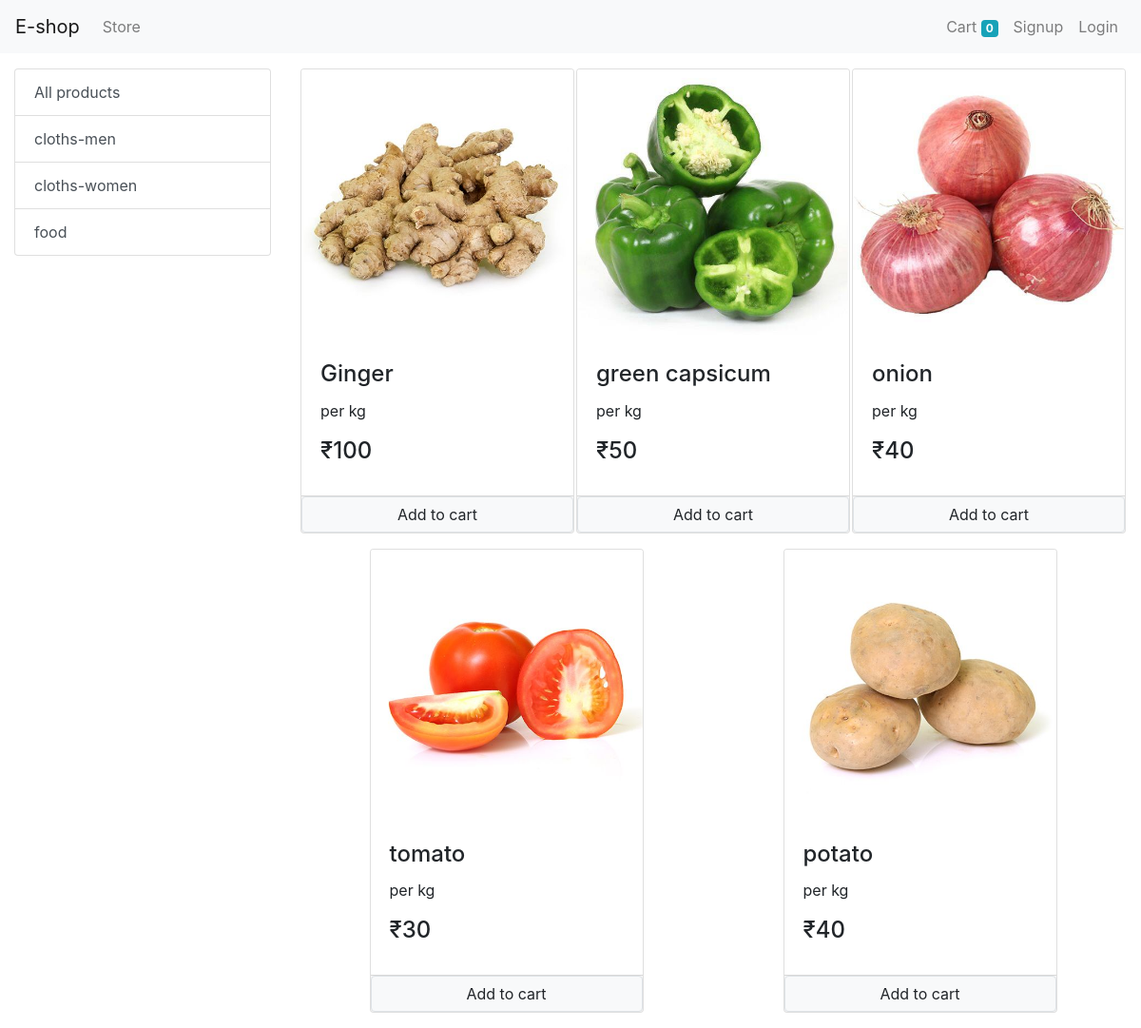
Screenshot of /?category=3 with the database file from the repository.
### store/models.py (models this page shows, shortened)
class Category(models.Model):
    name = models.CharField(max_length=20)
    @staticmethod
    def get_all_categories():
        return Category.objects.all()

class Product(models.Model):
    name = models.CharField(max_length=20)
    price = models.IntegerField(default=0)
    category = models.ForeignKey(Category, on_delete=models.CASCADE)
    image = models.ImageField(upload_to='uploads/products')
    description = models.CharField(
        max_length=200, default='', null=True, blank=True)
    @staticmethod
    def get_all_product_by_category(category_id):
        return Product.objects.filter(category=category_id)

### store/views.py (the view, shortened to what this page needs)
# urls.py: path('', Index.as_view(), name='homepage'),
class Index(View):
    def get(self, request):
        category_id = request.GET.get('category')
        if category_id:
            products = Product.get_all_product_by_category(category_id)
        else:
            products = Product.get_all_product()
        categories = Category.get_all_categories()
        data = {}
        data['products'] = products
        data['categories'] = categories
        return render(request, 'store.html', data)

### store/templatetags/custom_filter.py (called while the page is built)
@register.filter(name='currency')
def currency(number):
    return "₹"+str(number)

### store/templates/store.html (shortened to what this page needs)
{% extends 'base.html' %}
{% block content %}
{% load cart %}
{% load custom_filter %}
<div class="container-fluid mt-3">
    <div class="row">
        <div class="col-lg-3">
            <div class="list-group">
                <a href="/" class="list-group-item list-group-item-action">All products</a>
                {% for category in categories %}
                <a href="/?category={{category.id}}"
                    class="list-group-item list-group-item-action">{{category.name}}</a>
                {% endfor %}
            </div>
        </div>
        <div id="product" class="col-lg-9">
            <div class="row mx-auto">
                {% for product in products %}
                <div class="card mx-auto mb-3" id="{{product.id}}" style="width:18rem;">
                    <img class="card-img-top" src="{{product.image.url}}" alt="Card image cap">
                    <div class="card-body">
                        <h4 class="card-title">{{product.name}}</h4>
                        <p class="card-text">{{product.description}}</p>
                        <h4 class="card-title">{{product.price|currency}}</h4>
                    </div>
                    <div class="card-footer p-0 no-gutters">
                        {% if product|is_in_cart:request.session.cart %}
                        <div class="row no-gutters">
                            <form action="/#{{product.id}}" method="post" class="col-2">
                                {% csrf_token %}
                                <input hidden type="text" name="product" value="{{product.id}}">
                                <input hidden type="text" name="remove" value="True">
                                <input type="submit" value="-" class="btn btn-block btn-secondary">
                            </form>
                            <div class="text-center col">{{product|cart_quantity:request.session.cart}} in Cart
                            </div>
                            <form action="/#{{product.id}}" method="post" class="col-2">
                                {% csrf_token %}
                                <input hidden type="text" name="product" value="{{product.id}}">
                                <input type="submit" value="+" class="btn btn-block btn-secondary">
                            </form>
                        </div>
                        {% else %}
                        <form action="/#{{product.id}}" method="POST" class="btn-block">
                            <input class="float-right btn btn-light border form-control" type="submit"
                                value="Add to cart">
                        </form>
                        {% endif %}
                    </div>
                </div>
                {% endfor %}
            </div>
        </div>
    </div>
</div>
{% endblock %}

### rows the page displays
Category: name "cloths-men"
Category: name "cloths-women"
Category: name "food"
Product: image (picture), name "Ginger", description "per kg", price "₹100"
Product: image (picture), name "green capsicum", description "per kg", price "₹50"
Product: image (picture), name "onion", description "per kg", price "₹40"
Product: image (picture), name "tomato", description "per kg", price "₹30"
Product: image (picture), name "potato", description "per kg", price "₹40"

### other values shown
{{ request.session.cart.keys|length }} "0"
